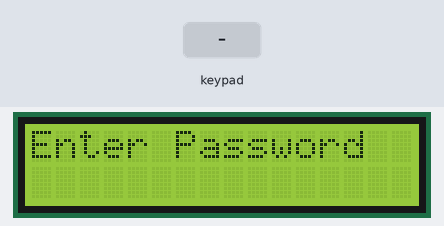
The sketch below on a simulated Arduino Uno, built with avr-gcc and run on an emulated ATmega328P. On the bench: 16×2 character LCD. The inputs (shaded band) are chosen by the test bench.

Above: at 1.2 s.
1.3 s: keypad keys 1 2 3 4 5 6 # pressed 0.4 s apart
At 5.1 s:
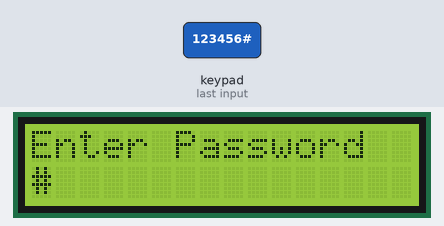
5.8 s: key '*' pressed
At 6.3 s:
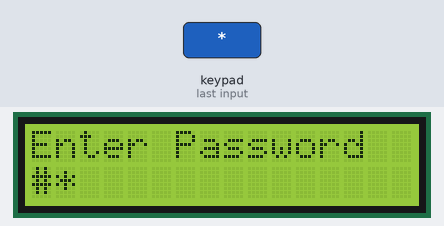
7.3 s: keypad keys 1 2 3 4 5 6 * pressed 0.4 s apart
At 10.8 s:
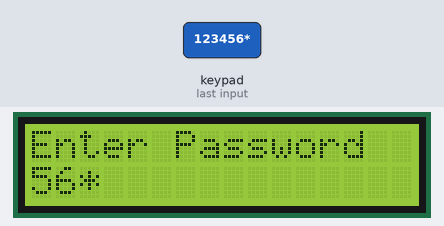
11.6 s: key '#' pressed
At 11.9 s:
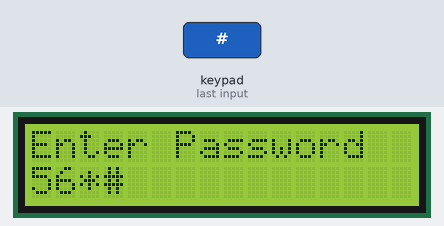
13.1 s: key '*' pressed
At 14.3 s:
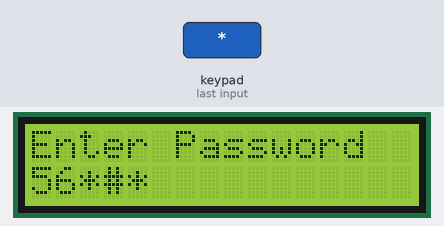
14.6 s: key '1' pressed
At 15.4 s:
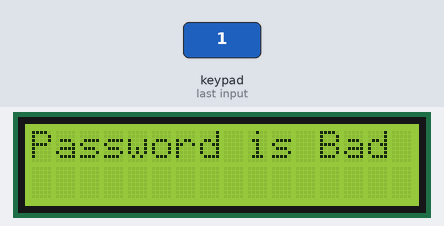
Timing chart, 0 to 17.6 s (numbered marks = the images above; inputs shaded):
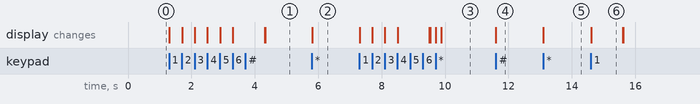

Measured:
- after the input at 1.3 s, the display: first changes at once (image 1 shows a later state)
- after the input at 5.8 s, the display: changes at once (image 2)
- after the input at 7.3 s, the display: first changes at once (image 3 shows a later state)
- after the input at 11.6 s, the display: changes at once (image 4)
- after the input at 13.1 s, the display: changes at once (image 5)
- after the input at 14.6 s, the display: changes at once (image 6)
- what the display in image 6 shows lasts 1.0 s, from 14.6 s to 15.6 s

The sketch:

password_1.ino
```cpp
#include <Keypad.h>
#include <Wire.h>
#include <LiquidCrystal.h>
LiquidCrystal lcd(7, 6, 5, 4, 3, 2);
#define Password_Lenght 7 // Give enough room for six chars + NULL char


char Data[Password_Lenght]; // 6 is the number of chars it can hold + the null char = 7
char Master[Password_Lenght] = "123456";
byte data_count = 0, master_count = 0;
bool Pass_is_good;
char customKey;

const byte ROWS = 4;
const byte COLS = 3;
char keys[ROWS][COLS] = {
  {'1','2','3'},
  {'4','5','6'},
  {'7','8','9'},
  {'*','0','#'}
};

byte rowPins[ROWS] = {
  0,1,8,9}; //connect to the row pinouts of the keypad
byte colPins[COLS] = {
  10,11,12}; //connect to the column pinouts of the keypad

Keypad customKeypad( makeKeymap(keys), rowPins, colPins, ROWS, COLS); //initialize an instance of class NewKeypad

void setup()
{
   lcd.begin(16, 2);
}

void loop()
{
  lcd.setCursor(0,0);
  lcd.print("Enter Password");

  customKey = customKeypad.getKey();
  if (customKey) // makes sure a key is actually pressed, equal to (customKey != NO_KEY)
  {
    Data[data_count] = customKey; // store char into data array
    lcd.setCursor(data_count,1); // move cursor to show each new char
    lcd.print(Data[data_count]); // print char at said cursor
    data_count++; // increment data array by 1 to store new char, also keep track of the number of chars entered
  }

  if(data_count == Password_Lenght-1) // if the array index is equal to the number of expected chars, compare data to master
  {
    lcd.clear();
    lcd.setCursor(0, 0);
    lcd.print("Password is ");

    if(!strcmp(Data, Master)) // equal to (strcmp(Data, Master) == 0)
      lcd.print("Good");
    else
      lcd.print("Bad");

    delay(1000);// added 1 second delay to make sure the password is completely shown on screen before it gets cleared.
    lcd.clear();
    clearData();
  }
}

void clearData()
{
  while(data_count !=0)
  {   // This can be used for any array size,
    Data[data_count--] = 0; //clear array for new data
  }
  return;
}
```
